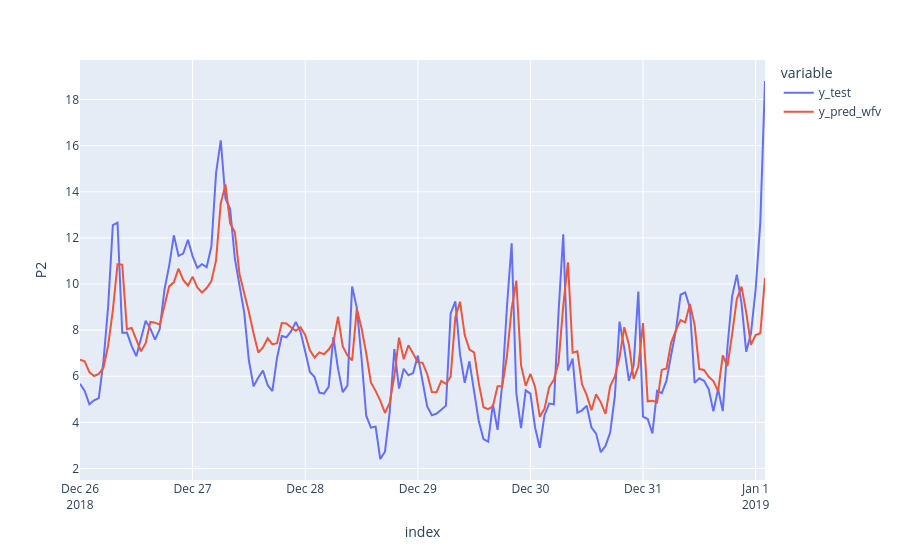

Here is the notebook cell this chart was saved with:
### Code cell
df_pred_test = pd.DataFrame(
    {"y_test": y_test, "y_pred_wfv": y_pred_wfv},
)
fig = px.line(df_pred_test, labels={"value": "P2"})
fig.show()

### Figure 1 — Plotly figure (JSON) as saved in the notebook; plotly's stock layout.template omitted (floating-point values rounded to 4 significant figures; data arrays with more than 128 entries replaced by an {"elided": "..."} marker saying what was removed)
{"data": [{"hovertemplate": "variable=y_test<br>index=%{x}<br>P2=%{y}<extra></extra>", "legendgroup": "y_test", "line": {"color": "#636efa", "dash": "solid"}, "marker": {"symbol": "circle"}, "mode": "lines", "name": "y_test", "orientation": "v", "showlegend": true, "type": "scatter", "x": {"elided": "147 str values"}, "xaxis": "x", "y": {"elided": "147 float values"}, "yaxis": "y"}, {"hovertemplate": "variable=y_pred_wfv<br>index=%{x}<br>P2=%{y}<extra></extra>", "legendgroup": "y_pred_wfv", "line": {"color": "#EF553B", "dash": "solid"}, "marker": {"symbol": "circle"}, "mode": "lines", "name": "y_pred_wfv", "orientation": "v", "showlegend": true, "type": "scatter", "x": {"elided": "147 str values"}, "xaxis": "x", "y": {"elided": "147 float values"}, "yaxis": "y"}], "layout": {"legend": {"title": {"text": "variable"}, "tracegroupgap": 0}, "margin": {"t": 60}, "xaxis": {"anchor": "y", "domain": [0, 1], "title": {"text": "index"}}, "yaxis": {"anchor": "x", "domain": [0, 1], "title": {"text": "P2"}}}}
